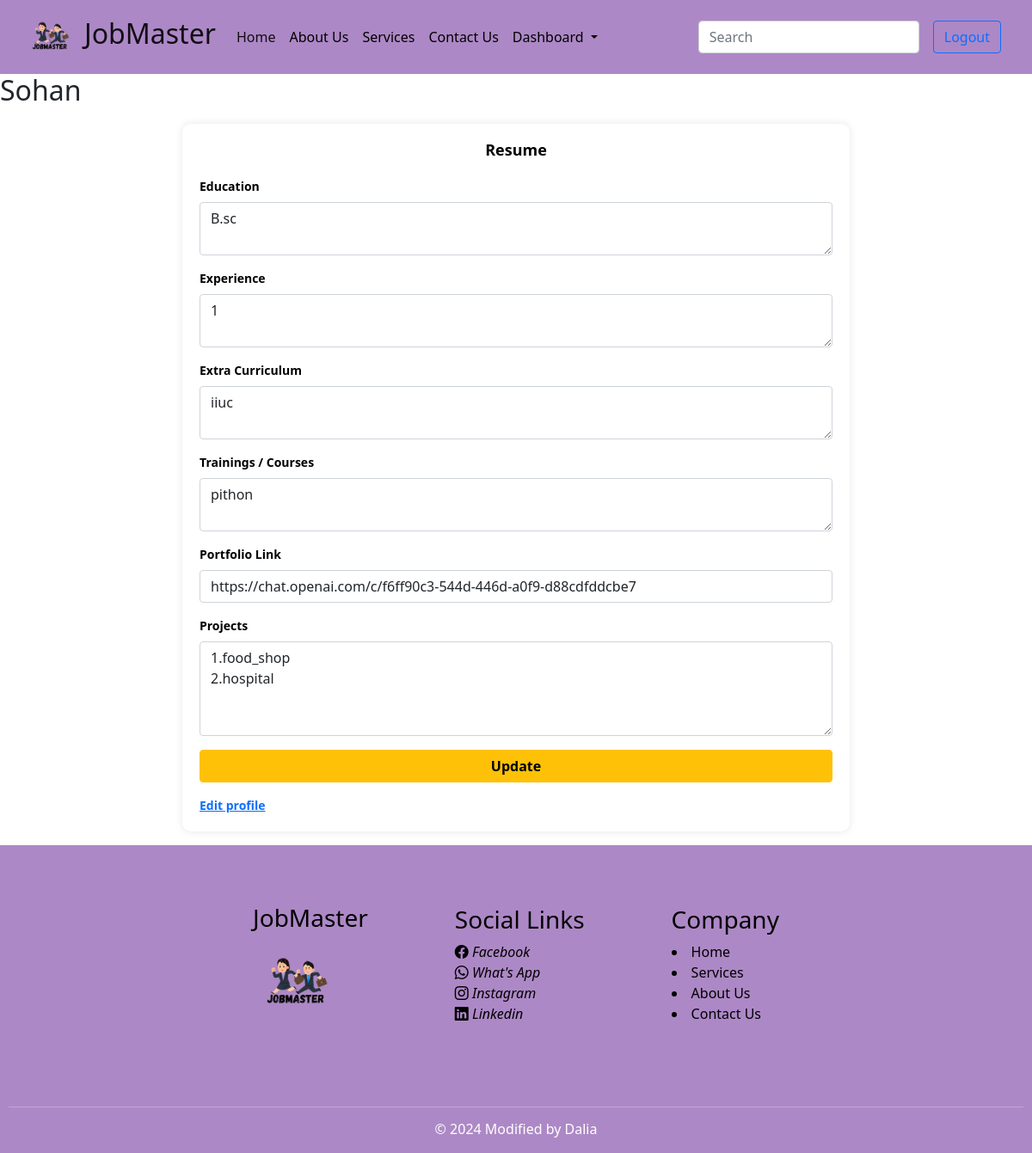
The app's page /user/profile/resume (signed in) with its own data.
### user/models.py (models this page shows, shortened)
class Resume(models.Model):
    user = models.OneToOneField(User, related_name='resume', on_delete=models.CASCADE)
    education = models.TextField(blank=True, null=True)
    experience = models.TextField(blank=True, null=True)
    extra_curriculum = models.TextField(blank=True, null=True)
    trainings_courses = models.TextField(blank=True, null=True)
    portfolio_link = models.URLField(blank=True, null=True)
    projects = models.TextField(blank=True, null=True)

### user/views.py (the view)
# urls.py: path('profile/resume',views.create_or_edit_resume,name = 'profile'),
def create_or_edit_resume(request):
    try:
        resume = request.user.resume
        editing = True
    except Resume.DoesNotExist:
        resume = None
        editing = False
    if request.method == 'POST':
        form = ResumeForm(request.POST, instance=resume)
        if form.is_valid():
            resume = form.save(commit=False)
            resume.user = request.user
            resume.save()
            return redirect('profile')  # Redirect to a page showing resume details
    else:
        form = ResumeForm(instance=resume)
    return render(request, 'profile.html', {'form': form, 'editing': editing})

### user/forms.py
class ResumeForm(forms.ModelForm):
    class Meta:
        model = Resume
        fields = ['education', 'experience', 'extra_curriculum', 'trainings_courses', 'portfolio_link', 'projects']
        labels = {
            'education': 'Education',
            'experience': 'Experience',
            'extra_curriculum': 'Extra Curriculum',
            'trainings_courses': 'Trainings / Courses',
            'portfolio_link': 'Portfolio Link',
            'projects': 'Projects',
        }
        widgets = {
            'education': forms.Textarea(attrs={'rows': 2}),
            'experience': forms.Textarea(attrs={'rows': 2}),
            'extra_curriculum': forms.Textarea(attrs={'rows': 2}),
            'trainings_courses': forms.Textarea(attrs={'rows': 2}),
            'portfolio_link': forms.URLInput(attrs={'placeholder': 'https://example.com'}),
            'projects': forms.Textarea(attrs={'rows': 4}),
        }

### user/templates/profile.html (shortened to what this page needs)
{% extends "base.html" %}
{% load crispy_forms_tags %}
{% load static %}
{% block content %}
<div class='container' style='margin-top:20px; max-width: 800px;'>
    <div class="row mt-3">
        <div class="col-md-12">
            <div class="form-card" style="padding: 20px; border-radius: 10px; box-shadow: 0 0 10px rgba(0, 0, 0, 0.1);">
                <form method="post" style="color: black; font-weight: bold; font-size: 14px;">
                    <h3 style="text-align: center; margin-bottom: 20px; font-weight: bold; color: black; font-size: 18px;">Resume</h3>
                    {{ form|crispy }}
                    <button type="submit" class="btn btn-warning mb-3" style="width: 100%; background-color: #ffc107; border-color: #ffc107; font-weight: bold; font-size: 16px;">Update</button>
                    <a href="{% url 'edit_profile'%}" style="font-size: 14px;">Edit profile</a>
                </form>
            </div>
        </div>
    </div>
</div>
{% endblock %}

### templates/base.html (shortened to what this page needs)
{% load static %}
<!DOCTYPE html>
<html lang="en">
  <head>
    <link
      href="https://cdn.jsdelivr.net/npm/bootstrap@5.0.2/dist/css/bootstrap.min.css"
      rel="stylesheet"
    />
    <link href="https://cdn.jsdelivr.net/npm/swiffy-slider@1.6.0/dist/css/swiffy-slider.min.css" rel="stylesheet">
    <link href="https://cdn.jsdelivr.net/npm/bootstrap@5.0.2/dist/css/bootstrap.min.css" rel="stylesheet">
    <link rel="stylesheet" href="https://cdn.jsdelivr.net/npm/bootstrap-icons@1.5.0/font/bootstrap-icons.css">
    <link rel="stylesheet" href="https://cdn.jsdelivr.net/npm/bootstrap-icons@1.3.0/font/bootstrap-icons.css">
    <link rel="stylesheet" href="https://cdnjs.cloudflare.com/ajax/libs/font-awesome/5.15.3/css/all.min.css">
    <link href="https://cdn.jsdelivr.net/npm/swiffy-slider@1.6.0/dist/css/swiffy-slider.min.css" rel="stylesheet">
    <link rel="stylesheet" href="https://cdn.jsdelivr.net/npm/aos@2.3.4/dist/aos.css" />
    <link rel="stylesheet" href="https://stackpath.bootstrapcdn.com/bootstrap/4.5.2/css/bootstrap.min.css">
    <link rel="stylesheet" href="{% static 'style.css'%}">
    <link rel="stylesheet" href="https://maxcdn.bootstrapcdn.com/bootstrap/4.5.2/css/bootstrap.min.css">
    <link href="https://maxcdn.bootstrapcdn.com/bootstrap/5.1.3/css/bootstrap.min.css" rel="stylesheet">
  </head>
  <body>
    <nav class="navbar navbar-expand-lg navbar-light" style="background-color: #AD88C6;">
      <div class="container-fluid">
        <a class="navbar-brand" href='{% url 'home'%}'>
    <div style="display: flex; align-items: center;">
        <img src="{% static 'logo.png'%}" alt="" class="logo" style="width: 60px; height: 60px; margin-right: 10px;">
        <h2>JobMaster</h2>
    </div>
</a>
        <div class="collapse navbar-collapse" id="navbarSupportedContent">
          <ul class="navbar-nav me-auto mb-2 mb-lg-0">
            <li class="nav-item">
              <a class="nav-link active" aria-current="page" href='{%url 'home'%}'>Home</a>
            </li>
            <li class="nav-item">
              <a class="nav-link" href="{% url 'about' %}">About Us</a>
            </li>
            <li class="nav-item">
              <a class="nav-link" href="{%url 'services'%}">Services</a>
            </li>
            <li class="nav-item">
              <a class="nav-link" href="{%url 'contact_us'%}">Contact Us</a>
            </li>
            {%if request.user.is_authenticated%}
            <li class="nav-item dropdown">
              <a
                class="nav-link dropdown-toggle"
                href="#"
                id="navbarDropdown"
                role="button"
                data-bs-toggle="dropdown"
                aria-expanded="false"
              >
                Dashboard
              </a>
            </li>
            {%endif%}
          </ul>
          <form class="d-flex">
            <input
              class="form-control me-2"
              type="search"
              placeholder="Search"
              aria-label="Search"
            />
            {%if request.user.is_authenticated %}
            <a class="btn btn-outline-primary mx-2" type="submit" href='{% url 'user_logout'%}'>
              Logout
            </a>
            {%endif %}
          </form>
        </div>
      </div>
    </nav>
    {%if request.user.is_authenticated%}
    <div>
      <h2>{{request.user.first_name}}</h2>
    </div>
    {%endif %}
    {%block content%} {%endblock%}
    <footer>
      <div class="footer mt-3" style = 'background-color: #AD88C6; color: black'>
        <div class="company-name m-5"><h3>JobMaster</h3>
                <img src="{% static 'logo.png'%}" alt="" class="logo" style="width: 100px; height: 100px; margin-right: 10px;"></div>
        <div class="social-link m-5">
          <h3>Social Links</h3>
          <a href="https://www.facebook.com" style="text-decoration: none; color: inherit;">
            <i class="bi bi-facebook"> Facebook</i>
          </a>
          <br>
          <a href="https://wa.me/your_whatsapp_number" style="text-decoration: none; color: inherit;">
            <i class="bi bi-whatsapp"> What's App</i>
          </a>
          <br>
          <a href="https://www.instagram.com" style="text-decoration: none; color: inherit;">
            <i class="bi bi-instagram"> Instagram</i>
          </a>
          <br>
          <a href="https://www.linkedin.com" style="text-decoration: none; color: inherit;">
            <i class="bi bi-linkedin"> Linkedin</i>
          </a>
        </div>
        <div class="company m-5">
          <h3>Company</h3>
          <li><a href="{%url 'home'%}" style="text-decoration: none; color: inherit;">Home</a></li>
          <li><a href="{%url 'services'%}" style="text-decoration: none; color: inherit;">Services</a></li>
          <li><a href="{%url 'about'%}" style="text-decoration: none; color: inherit;">About Us</a></li>
          <li><a href="{%url 'contact_us'%}" style="text-decoration: none; color: inherit;">Contact Us</a></li>
        </div>
      </div>
      <div class="owner text-center" style = 'background-color: #AD88C6'>
        <hr>
        <h6>© {% now "Y" %} Modified by Dalia</h6>
      </div>
    </footer>
  </body>
</html>

### static/style.css (style rules this page uses)
.footer { background-color: #AD88C6; color: black; display: flex; justify-content: center; align-items: center; gap: 5px; padding: 20px 0; }
.owner { background-color: #343a40; color: white; text-align: center; padding: 10px; }
body, h1, h2, h3, p, ul, li { margin: 0; padding: 0; }
body { font-family: "Roboto Slab", serif; line-height: 1.6; color: #333; background-color: #FFE6E6; margin: 0; padding: 0; }
footer { margin-top: auto; }
.navbar-nav li.nav-item a.nav-link { text-decoration: none; color: #000; }
.navbar-nav li.nav-item a.nav-link { transition: color 0.3s ease, text-decoration 0.3s ease; }
button { color: #9e69b6; }
.logo { height: 50px; width: 50px; }

### records on screen
Resume: education "B.sc", experience "1", extra_curriculum "iiuc", trainings_courses "pithon", portfolio_link "https://chat.openai.com/c/f6ff90c3-544d-446d-a0f9-d88cdfddcbe7", projects "1.food_shop 2.hospital"

### other values on screen
{{ request.user.first_name }} "Sohan"
